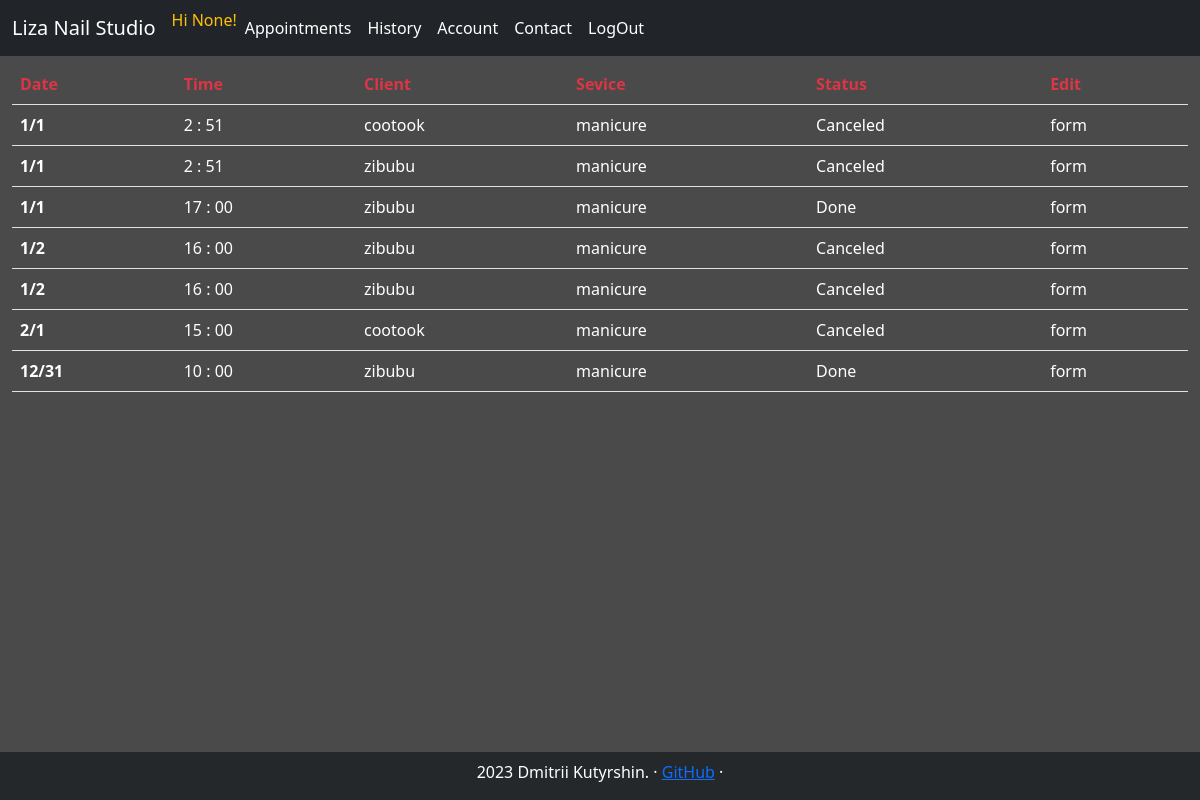
Page /all_history/ (signed in) on the committed database.
### tables this page shows
CREATE TABLE users (id INTEGER PRIMARY KEY, is_admin INT, is_clerck INT ,  name TEXT, email TEXT, lang TEXT, instagram TEXT, tel TEXT, is_subscribed_promo INT, avatar TEXT);

### studio_app/webapp.py (the view)
@app.route("/all_history/", methods = ["GET", "POST"])
@login_required
@admin_only
def _all_history():
    return all_history.all_history()

### studio_app/helpers.py (called while the page is built)
def admin_only(f):
    @wraps(f)
    def decorated_function(*args, **kwargs):
        if session.get("is_admin")==0:
            return redirect("/")
        return f(*args, **kwargs)
    return decorated_function

def get_service_name(is_manicure, is_pedicure):
    servise_name = ""
    if is_manicure == 1 and is_pedicure == 1:
        servise_name = "combo"
    elif is_manicure == 1 and not is_pedicure == 1:
        servise_name = "manicure"
    else:
        servise_name = "pedicure"
    return servise_name

def login_required(f):
    @wraps(f)
    def decorated_function(*args, **kwargs):
        if session.get("user_id") is None:
            return redirect("/signin")
        return f(*args, **kwargs)
    return decorated_function

### studio_app/webapp.py (called while the page is built)
@app.context_processor
def inject_navbar_items():
    return dict(navbar_menu=navbar_items)

@app.context_processor
def inject_navbar_items_not_loged_in():
    return dict(navbar_menu_not_loged_in=navbar_items_not_loged_in)

@app.context_processor
def inject_navbar_items_admin():
    return dict(navbar_items_admin=navbar_items_admin)

### studio_app/templates/all_history.html (shortened to what this page needs)
{% extends "layout.html" %}
{% block content %}
<table class="table">
    <thead>
      <tr class="text-danger">
        <th scope="col">Date</th>
        <th scope="col">Time</th>
        <th scope="col">Client</th>
        <th scope="col">Sevice</th>
        <th scope="col">Status</th>
        <th scope="col">Edit</th>
      </tr>
    </thead>
    <tbody class="text-white">
        {% for appointment in user_appoint %}
        <tr class="my-table-hover">
            <th scope="row">{{appointment[9]}}/{{appointment[10]}}</th>
            <td>{{appointment[11]}} :
                {% if appointment[12] == 0 %}
                00
                {% else %}
                {{appointment[12]}}
                {% endif %}
            </td>
            <td>{{appointment[7]}}</td>
            <td>{{appointment[1]}}</td>
            <td>
                {% if appointment[5] == 1 %}
                  Canceled
                {% elif appointment[3] == 1 %}
                  Done
                {% else %}
                    no data
                {% endif %}
            </td>
            <td>form</td>
          </tr>
        {% endfor %}
    </tbody>
  </table>
{% endblock %}

### studio_app/static/css/style.css (style rules this page uses)
body { font-weight: 100; color: rgba(255, 255, 255, 1); background: #4A4A4A; }
.table { width: 98%; margin: 1%; }

### rows in the picture
users: instagram "cootook" "cootook"
users: instagram "zibubu" "zibubu" "zibubu" "zibubu" "zibubu"

### other values in the picture
{{ session.get("instagram") }} "None"
{{ navbar_item }} "Appointments" "History" "Account" "Contact" "LogOut"
{{ appointment[9] }} "1" "1" "1" "1" "1" "2" "12"
{{ appointment[10] }} "1" "1" "1" "2" "2" "1" "31"
{{ appointment[11] }} "2" "2" "17" "16" "16" "15" "10"
{{ appointment[12] }} "51" "51"
{{ appointment[1] }} "manicure" "manicure" "manicure" "manicure" "manicure" "manicure" "manicure"
